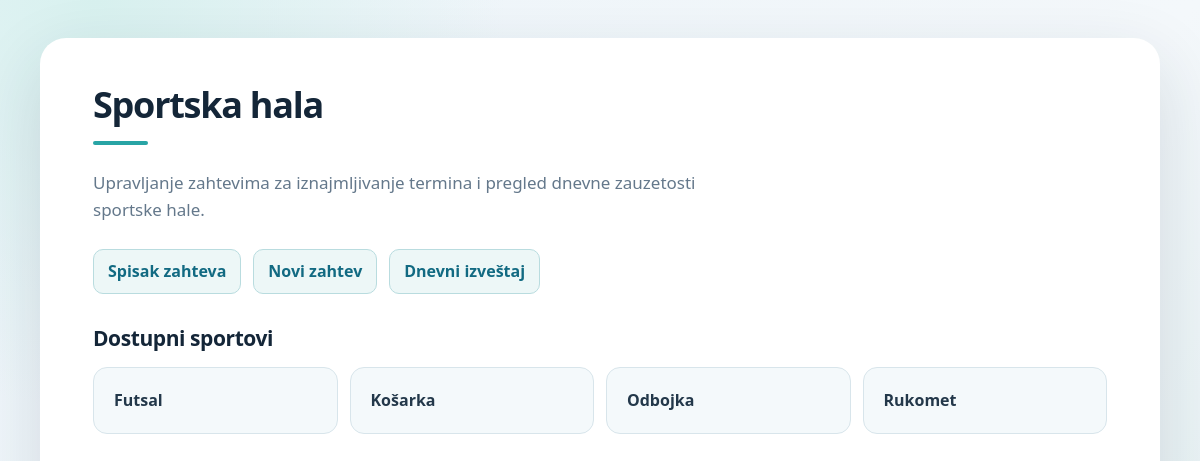
Screenshot of /index.php (signed in) with the database file from the repository.
### tables this page shows
CREATE TABLE `sportovi` (
  `id` int(11) NOT NULL,
  `naziv` varchar(50) NOT NULL
);

### klase/BazaPodataka.php (called while the page is built, shortened)
<?php
class BazaPodataka
{
    public function __construct()
    {
        $this->veza = new PDO(
            'mysql:host=localhost;dbname=sportska_hala;charset=utf8mb4',
            'root',
            ''
        );
    }
}

### klase/Sportovi.php (called while the page is built, shortened)
<?php
require_once __DIR__ . '/BazaPodataka.php';
class Sportovi extends BazaPodataka
{
    public function prikaziSve(): array
    {
        $upit = $this->veza->query(
            'SELECT id, naziv FROM sportovi ORDER BY naziv'
        );
        return $upit->fetchAll(PDO::FETCH_ASSOC);
    }
}

### index.php (the view, shortened to what this page needs)
<?php
require_once __DIR__ . '/klase/Sportovi.php';
$sportovi = (new Sportovi())->prikaziSve();
?>
<!DOCTYPE html>
<html lang="sr">
<head>
    <link rel="stylesheet" href="stil.css">
</head>
<body class="pocetna">
    <h1>Sportska hala</h1>
    <p class="uvod">
        Upravljanje zahtevima za iznajmljivanje termina i pregled dnevne
        zauzetosti sportske hale.
    </p>
    <nav class="brze-veze" aria-label="Glavni meni">
        <a href="zahtevi.php">Spisak zahteva</a>
        <a href="novi_zahtev.php">Novi zahtev</a>
        <a href="dnevni_izvestaj.php">Dnevni izveštaj</a>
    </nav>
    <h2>Dostupni sportovi</h2>
    <ul>
        <?php foreach ($sportovi as $sport): ?>
            <li>
                <?= htmlspecialchars($sport['naziv'], ENT_QUOTES, 'UTF-8') ?>
            </li>
        <?php endforeach; ?>
    </ul>
</body>
</html>

### stil.css (style rules this page uses)
:root { color-scheme: light; --tamna: #142638; --tekst: #23384a; --prigusena: #64788b; --plava: #126a82; --plava-tamna: #0b5369; --svetla: #edf7f7; --linija: #d8e5eb; --senka: 0 24px 70px rgba(20, 45, 61, .14); }
* { box-sizing: border-box; }
html { min-height: 100%; background: radial-gradient(circle at 8% 0%, #d8f1ef, transparent 30%), linear-gradient(135deg, #edf5fa, #f4f8fb 60%, #e3f0f1); }
body { max-width: 1120px; min-height: calc(100vh - 76px); margin: 38px auto; padding: 44px 52px 56px; border: 1px solid rgba(255,255,255,.8); border-radius: 26px; background: #fff; box-shadow: var(--senka); color: var(--tekst); font: 16px/1.55 system-ui, -apple-system, "Segoe UI", Arial, sans-serif; }
h1, h2 { color: var(--tamna); line-height: 1.2; }
h1 { margin: 0 0 25px; font-size: clamp(27px, 3vw, 38px); letter-spacing: -.035em; }
h2 { margin: 32px 0 16px; font-size: 21px; letter-spacing: -.02em; }
h1::after { content: ""; display: block; width: 55px; height: 4px; margin-top: 15px; border-radius: 8px; background: #28a4a5; }
p { margin: 12px 0; }
a { color: var(--plava); font-weight: 600; text-decoration: none; }
.uvod { max-width: 670px; color: var(--prigusena); font-size: 17px; }
.brze-veze { display: flex; flex-wrap: wrap; gap: 12px; margin: 26px 0; }
.brze-veze a, td a { display: inline-block; padding: 9px 14px; border: 1px solid #b9dcdf; border-radius: 10px; background: var(--svetla); text-decoration: none; }
body.pocetna ul { display: grid; grid-template-columns: repeat(auto-fit, minmax(175px, 1fr)); gap: 12px; padding: 0; list-style: none; }
body.pocetna li { padding: 20px; border: 1px solid var(--linija); border-radius: 14px; background: #f4f9fb; font-weight: 650; }

### rows the page displays
sportovi: naziv "Futsal"
sportovi: naziv "Košarka"
sportovi: naziv "Odbojka"
sportovi: naziv "Rukomet"
